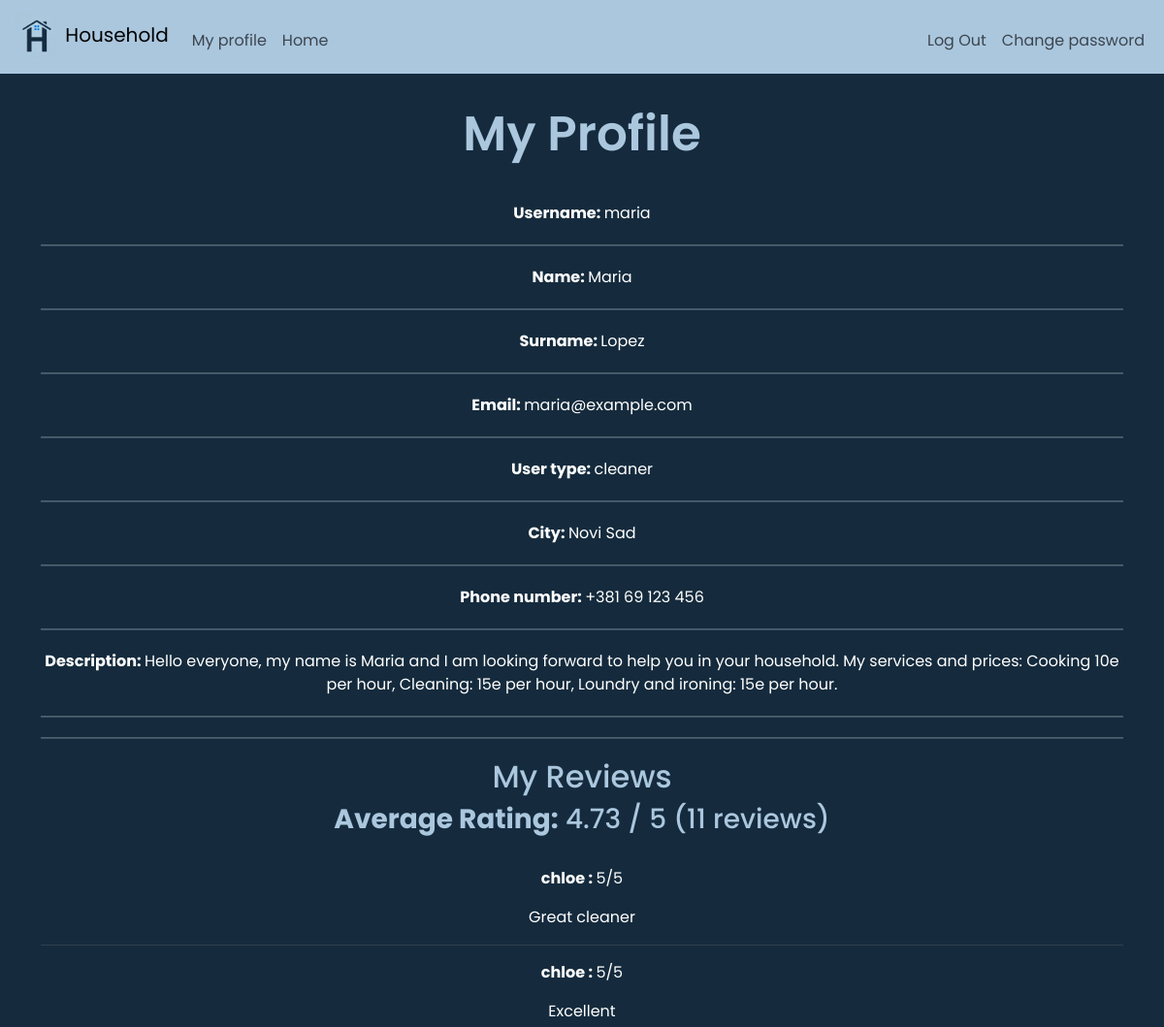
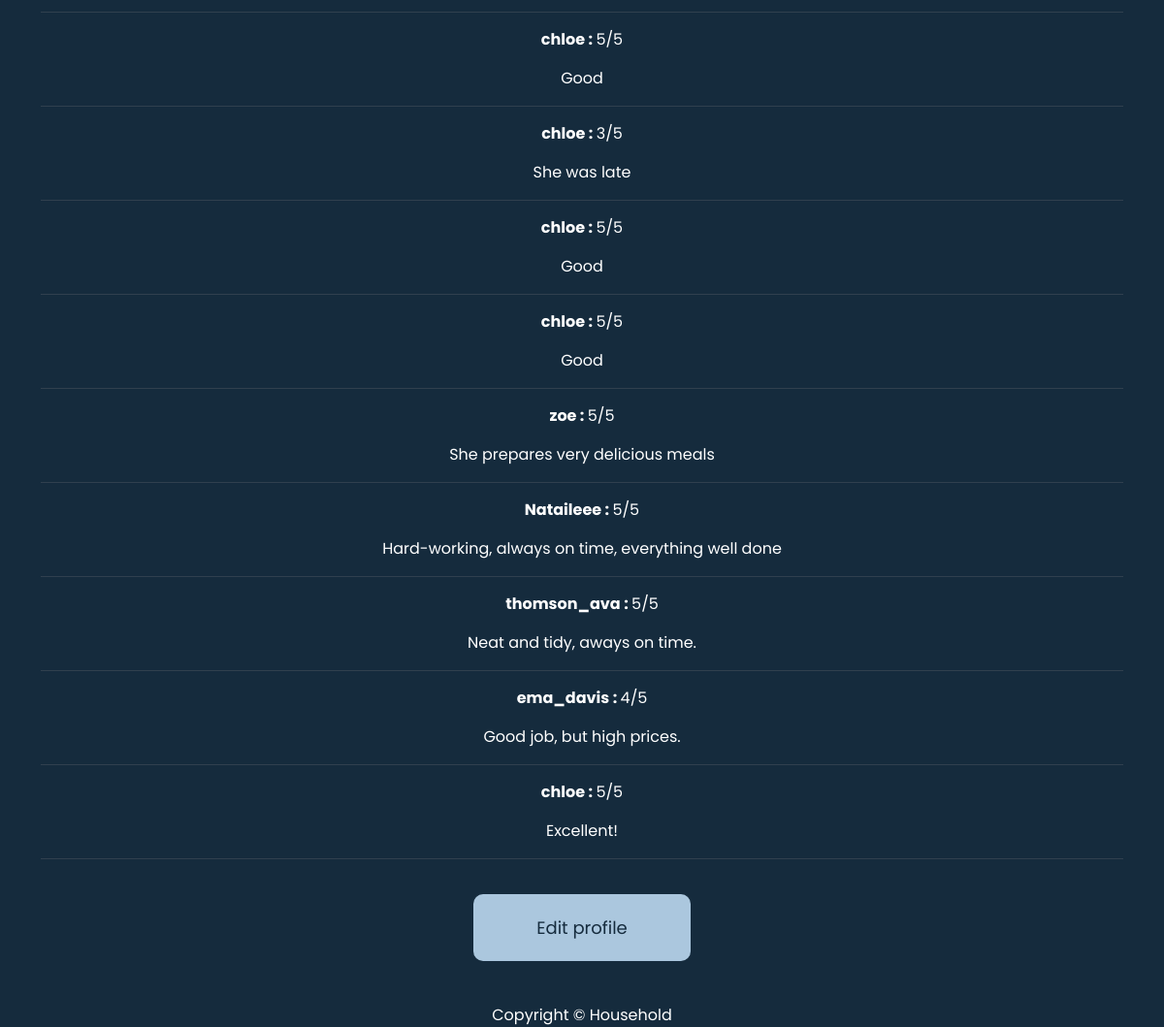
The app's page /my_profile (signed in) with its own data (2 pictures, top to bottom).
### tables this page shows
CREATE TABLE users(
                    id INTEGER PRIMARY KEY AUTOINCREMENT,
                    username TEXT NOT NULL UNIQUE,
                    name TEXT NOT NULL,
                    surname TEXT NOT NULL,
                    email TEXT NOT NULL UNIQUE,
                    password TEXT NOT NULL,
                    user_type TEXT CHECK(user_type IN ('customer','cleaner')) NOT NULL, phone TEXT, description TEXT, city_input TEXT);

CREATE TABLE reviews(
                id INTEGER PRIMARY KEY AUTOINCREMENT,
               reviewer_id INTEGER NOT NULL,
               cleaner_id INTEGER NOT NULL,
               rating INTEGER CHECK(rating >=1 AND rating <=5) NOT NULL,
               comment TEXT,
               created_at TIMESTAMP DEFAULT CURRENT_TIMESTAMP,
               FOREIGN KEY (reviewer_id) REFERENCES users(id),
               FOREIGN KEY (cleaner_id) REFERENCES users(id)
              );

### app.py (the view)
@app.route("/my_profile")
@login_required
def my_profile():
    conn=sqlite3.connect("household.db")
    conn.row_factory = sqlite3.Row
    cursor=conn.cursor()
    cursor.execute("SELECT * FROM users WHERE id= ?", (session["user_id"],))
    user=cursor.fetchone()
    conn.close()
    if not user:
        return apology("User not found", 404)
    reviews=[]
    avg_rating=0
    review_count=0
    if user["user_type"] == 'cleaner':
        conn=sqlite3.connect("household.db")
        conn.row_factory = sqlite3.Row
        cursor=conn.cursor()
        cursor.execute("""
                       SELECT reviews.*, users.username AS reviewer_username
                       FROM reviews
                       JOIN users ON reviews.reviewer_id=users.id
                       WHERE reviews.cleaner_id=?
                       ORDER BY reviews.created_at DESC
                       """,(user["id"],))
        reviews=cursor.fetchall()
        cursor.execute("SELECT COUNT(*), AVG(rating) FROM reviews WHERE cleaner_id=?",(user["id"],))
        review_count,avg_rating=cursor.fetchone()
        if avg_rating :
            avg_rating=round(avg_rating,2)
        conn.close()
    return render_template("my_profile.html",user=user,reviews=reviews,avg_rating=avg_rating,review_count=review_count)

### app.py (called while the page is built)
@app.after_request
def after_request(response):
    response.headers["Cache-Control"] = "no-cache, no-store, must-revalidate"
    response.headers["Expires"] = 0
    response.headers["Pragma"] = "no-cache"
    return response

### helpers.py (called while the page is built)
def login_required(f):
    @wraps(f)
    def decorated_function(*args, **kwargs):
        if session.get("user_id") is None:
            return redirect("/login")
        return f(*args, **kwargs)
    return decorated_function

### templates/my_profile.html
{% extends "layout.html" %}
{% block main %}
    <h1 class="header" style="color: #abc7de" >
        My Profile
    </h1>
    <div class="profile_info">
        <p><strong> Username: </strong>{{ user.username }}</p>
        <hr class="babyblue-line">
        <p><strong> Name: </strong>{{ user.name }}</p>
        <hr class="babyblue-line">
        <p><strong> Surname: </strong>{{ user.surname }}</p>
        <hr class="babyblue-line">
        <p><strong> Email: </strong>{{ user.email }}</p>
        <hr class="babyblue-line">
        <p><strong> User type: </strong>{{ user.user_type }}</p>
        <hr class="babyblue-line">
        <p><strong> City: </strong>{{ user.city_input }}</p>
        <hr class="babyblue-line">
        {% if user.user_type=='cleaner' %}
            <div>
                    <p><strong> Phone number: </strong>{{ user.phone }}</p>
                    <hr class="babyblue-line">
                    <p><strong> Description: </strong>{{ user.description }}</p>
                    <hr class="babyblue-line">
                <hr class="babyblue-line">
                <h2 style="color: #abc7de"> My Reviews</h2>
                <h3 style="color: #abc7de"><strong>Average Rating:</strong> {{avg_rating}} / 5 ({{review_count}} reviews)</h3>
                <br>
                {% if reviews %}
                {% for review in reviews %}
                    <div >
                        <div class="comment">
                                <p><strong>{{ review.reviewer_username }} : </strong> {{review.rating}}/5</p>
                                <p> {{review.comment }}</p>
                                <hr style="color: gray">
                    </div>
                {% endfor %}
            {% else %}
                <p>No reviews yet.</p>
            {% endif %}
        </div>
    {% endif %}
        <a href="{{ url_for('edit_profile') }}" class="btn"> Edit profile</a>
        <br>
        <br>
    </div>
{%endblock%}

### templates/layout.html (shortened to what this page needs)
<!DOCTYPE html>
<html lang="en">
<head>
    <link href="https://cdn.jsdelivr.net/npm/bootstrap@5.3.3/dist/css/bootstrap.min.css?v=1.0" rel="stylesheet">
    <link href="{{ url_for('static', filename='styles.css') }}" rel="stylesheet">
</head>
<body>
    <nav class="navbar navbar-expand-md" style="background-color: #abc7de;">
        <div class="container-fluid">
            <a class="navbar-brand" href="/">
                <img src="{{ url_for('static', filename='images/logo.png') }}" alt="Household Logo" width="50" height="50">
                <span class="blue">Household</span>
            </a>
            <div class="collapse navbar-collapse" id="navbar">
                {% if session.get("user_id") %}
                    <ul class="navbar-nav me-auto mt-2">
                        <li class="nav-item"><a class="nav-link" href="/my_profile">My profile</a></li>
                        <li class="nav-item"><a class="nav-link" href="/">Home</a></li>
                    </ul>
                    <ul class="navbar-nav ms-auto mt-2">
                        <li class="nav-item"><a class="nav-link" href="/logout">Log Out</a></li>
                        <li class="nav-item"><a class="nav-link" href="/change_password">Change password</a></li>
                    </ul>
                {% else %}
                    <ul class="navbar-nav ms-auto mt-2">
                        <li class="nav-item"><a class="nav-link" href="/register">Register</a></li>
                        <li class="nav-item"><a class="nav-link" href="/login">Log In</a></li>
                    </ul>
                {% endif %}
            </div>
        </div>
    </nav>
    <main class="container text-center">
        {% block main %}{% endblock %}
    </main>
    <footer class="mb-5">
        Copyright &#169; Household
    </footer>
</body>
</html>

### static/styles.css (style rules this page uses)
html, body { margin: 0; padding: 0; height: 100%; background-color: #152b3d; color: #fff; font-weight: 400; font-size: 16px; font-family: 'Poppins', sans-serif; text-align: center; }
.btn { background-color: #abc7de; color:#152b3d; padding: 20px; border-radius:10px; text-align:center; width:20%; margin:20px auto; font-size:18px; }
.header { background-color: #152b3d; color: #fff; padding: 2rem 1rem; text-align: center; font-size:50px; font-weight:600; }
.babyblue-line { width: 100%; height: 2px; background-color:#abc7de; margin: 20px 0; }
body { -webkit-text-size-adjust: 100%; text-size-adjust: 100%; }

### records on screen
users: username "maria", name "Maria", surname "Lopez", email "maria@example.com", user_type "cleaner", city_input "Novi Sad", phone "+381 69 123 456", description "Hello everyone, my name is Maria and I am looking forward to help you in your household. My services and prices: Cooking 10e per hour, Cleaning: 15e per hour, Loundry and ironing: 15e per hour."
reviews: reviewer_username "chloe", rating "5", comment "Great cleaner"
reviews: reviewer_username "chloe", rating "5", comment "Excellent"
reviews: reviewer_username "chloe", rating "5", comment "Good"
reviews: reviewer_username "chloe", rating "3", comment "She was late"
reviews: reviewer_username "chloe", rating "5", comment "Good"
reviews: reviewer_username "chloe", rating "5", comment "Good"
reviews: reviewer_username "zoe", rating "5", comment "She prepares very delicious meals"
reviews: reviewer_username "Nataileee", rating "5", comment "Hard-working, always on time, everything well done"
reviews: reviewer_username "thomson_ava", rating "5", comment "Neat and tidy, aways on time."
reviews: reviewer_username "ema_davis", rating "4", comment "Good job, but high prices."
reviews: reviewer_username "chloe", rating "5", comment "Excellent!"

### other values on screen
{{ avg_rating }} "4.73"
{{ review_count }} "11"
